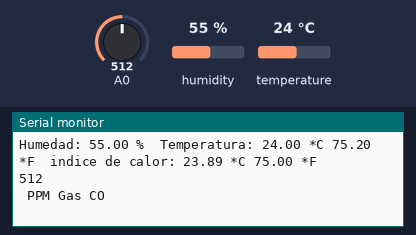
The sketch below on a simulated Arduino Uno, built with avr-gcc and run on an emulated ATmega328P. Shown: the last lines printed to the serial monitor. The test bench sets the inputs (shaded band); at power-on: humidity 55 %, A0 = 512, temperature 24 °C.

Above: at 5.8 s.
5.9 s: humidity set to 22 %
At 10.15 s:
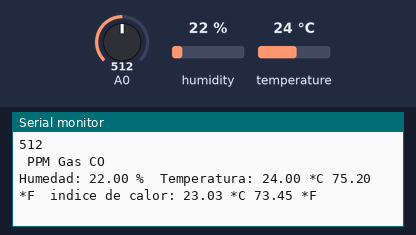
11.9 s: A0 set to 716
At 16.2 s:
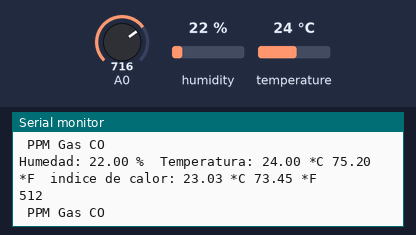
17.9 s: temperature set to 12 °C
At 21.0 s:
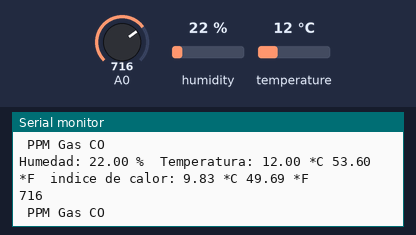
23.9 s: A0 set to 900
At 25.34 s:
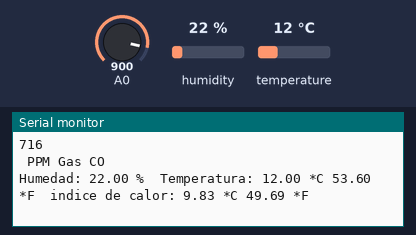
29.9 s: humidity set to 40 %
At 30.8 s:
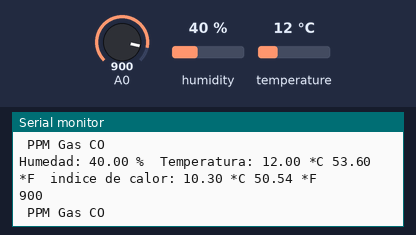
Timing chart, 0 to 32.9 s (numbered marks = the images above; inputs shaded):
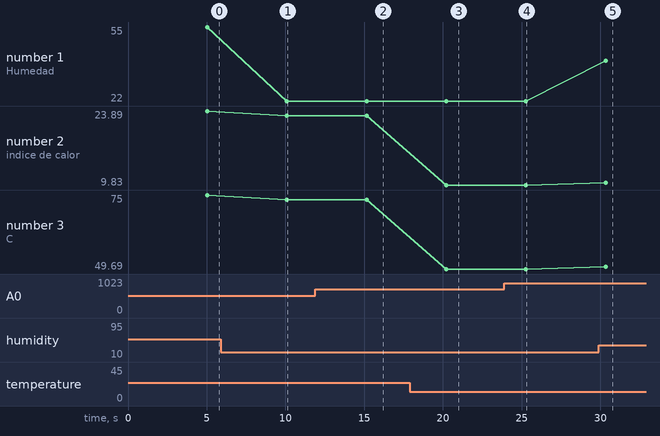

The sketch:

dht11_mq7_sensores.ino
```cpp
/*

 combinando los sensores dht11 y Mq7
 nos basamos en el codigo dht11 e incorporamos mq7
*/

#include <Adafruit_Sensor.h>
#include <DHT.h>

// Definimos el pin digital donde se conecta el sensor
#define DHTPIN 2
// Dependiendo del tipo de sensor
#define DHTTYPE DHT11

// Definiendo el valor del sensor mq7
int sensorValue;

// Inicializamos el sensor DHT11
DHT dht(DHTPIN, DHTTYPE);

void setup() {
  // Inicializamos comunicación serie
  Serial.begin(9600);

  // Comenzamos el sensor DHT
  dht.begin();

}

void loop() {
    // incorporamos el código mq7
  sensorValue = analogRead(0);       // read analog input pin 0


  // dht11
    // Esperamos 5 segundos entre medidas
  delay(5000);

  // Leemos la humedad relativa
  float h = dht.readHumidity();
  // Leemos la temperatura en grados centígrados (por defecto)
  float t = dht.readTemperature();
  // Leemos la temperatura en grados Fahreheit
  float f = dht.readTemperature(true);

  // Comprobamos si ha habido algún error en la lectura
  if (isnan(h) || isnan(t) || isnan(f)) {
    Serial.println("Error obteniendo los datos del sensor DHT11");
    return;
  }

  // Calcular el índice de calor en Fahreheit
  float hif = dht.computeHeatIndex(f, h);
  // Calcular el índice de calor en grados centígrados
  float hic = dht.computeHeatIndex(t, h, false);

  Serial.print("Humedad: ");
  Serial.print(h);
  Serial.print(" %\t");
  Serial.print("Temperatura: ");
  Serial.print(t);
  Serial.print(" *C ");
  Serial.print(f);
  Serial.print(" *F\t");
  Serial.print("indice de calor: ");
  Serial.print(hic);
  Serial.print(" *C ");
  Serial.print(hif);
  Serial.println(" *F");
  Serial.println(sensorValue, DEC);  // prints the value read for MQ7
  Serial.println(" PPM Gas CO");


}
```

Measured:
- after the input at 5.9 s, the serial monitor: prints a new line after 4.2 s (image 1)
- after the input at 17.9 s, the serial monitor: prints a new line after 2.3 s (image 3)
- after the input at 29.9 s, the serial monitor: prints a new line after 0.43 s (image 5)
- plotted number 1: 55 → 22 after the input at 5.9 s, 22 → 40 after the input at 29.9 s
- plotted number 2: 23.89 → 23.03 after the input at 5.9 s, 23.03 → 9.83 after the input at 17.9 s, 9.83 → 10.3 after the input at 29.9 s
- plotted number 3: 75 → 73.45 after the input at 5.9 s, 73.45 → 49.69 after the input at 17.9 s, 49.69 → 50.54 after the input at 29.9 s
